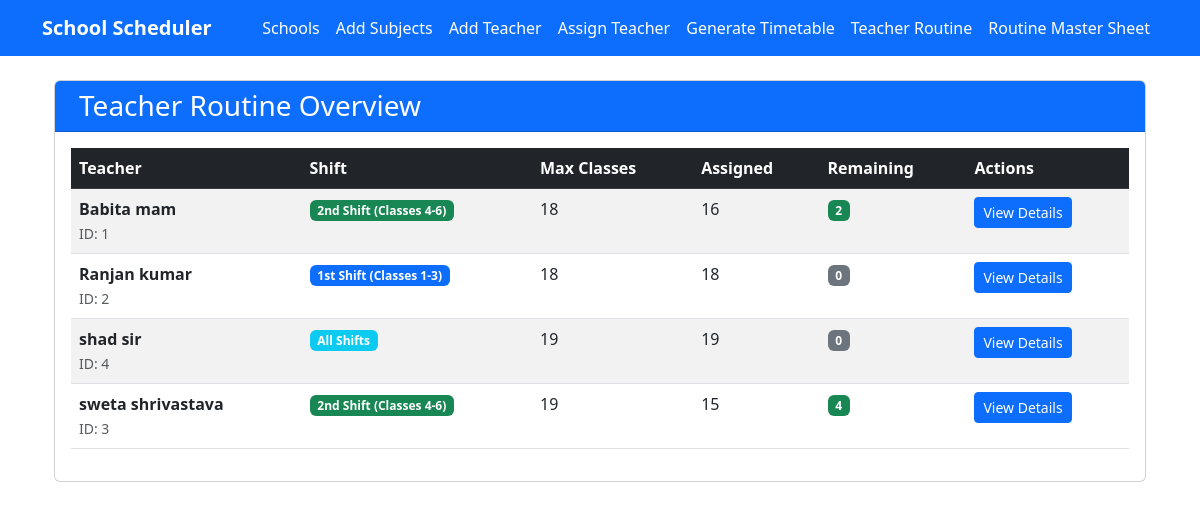
Page /teacher_routine/ on the committed database.
### scheduler/models.py (models this page shows, shortened)
class TeacherMaster(models.Model):
    SHIFT_CHOICES = [
        (1, "1st Shift (Classes 1-3)"),
        (2, "2nd Shift (Classes 4-6)"),
        (3, "All Shifts"),
    ]
    name = models.CharField(max_length=100)
    shift = models.IntegerField(choices=SHIFT_CHOICES)
    no_of_classes = models.IntegerField(default=0)

### scheduler/views.py (the view)
# urls.py: path('teacher_routine/', views.teacher_routine, name='teacher_routine'),
def teacher_routine(request):
    teachers = TeacherMaster.objects.all().order_by('name')
    for teacher in teachers:
        total_periods = Timetable.objects.filter(teacher=teacher).count()
        teacher.total_periods = total_periods
        teacher.remaining_capacity = max(0, teacher.no_of_classes - total_periods)
    over_assigned_count = sum(1 for teacher in teachers if teacher.total_periods > teacher.no_of_classes)
    under_utilized_count = sum(1 for teacher in teachers if teacher.total_periods < teacher.no_of_classes)
    return render(request, 'scheduler/teacher_routine.html', {
        'teachers': teachers,
        'timetable_entries_count': Timetable.objects.count(),
        'over_assigned_teachers': over_assigned_count,
        'under_utilized_teachers': under_utilized_count
    })

### scheduler/templates/scheduler/teacher_routine.html (shortened to what this page needs)
{% extends 'scheduler/base.html' %}
{% block content %}
<div class="container mt-4">
    <div class="card">
        <div class="card-header bg-primary text-white">
            <h3 class="mb-0">Teacher Routine Overview</h3>
        </div>
        <div class="card-body">
            <div class="table-responsive">
                <table class="table table-striped table-hover">
                    <thead class="table-dark">
                        <tr>
                            <th>Teacher</th>
                            <th>Shift</th>
                            <th>Max Classes</th>
                            <th>Assigned</th>
                            <th>Remaining</th>
                            <th>Actions</th>
                        </tr>
                    </thead>
                    <tbody>
                        {% for teacher in teachers %}
                        <tr>
                            <td>
                                <strong>{{ teacher.name }}</strong>
                                <br>
                                <small class="text-muted">ID: {{ teacher.id }}</small>
                            </td>
                            <td>
                                <span class="badge
                                    {% if teacher.shift == 1 %}bg-primary
                                    {% elif teacher.shift == 2 %}bg-success
                                    {% else %}bg-info{% endif %}">
                                    {{ teacher.get_shift_display }}
                                </span>
                            </td>
                            <td>{{ teacher.no_of_classes }}</td>
                            <td>
                                <span class="{% if teacher.total_periods > teacher.no_of_classes %}text-danger{% endif %}">
                                    {{ teacher.total_periods }}
                                </span>
                            </td>
                            <td>
                                <span class="badge {% if teacher.remaining_capacity > 0 %}bg-success{% else %}bg-secondary{% endif %}">
                                    {{ teacher.remaining_capacity }}
                                </span>
                            </td>
                            <td>
                                <a href="{% url 'teacher_detail_routine' teacher.id %}" class="btn btn-sm btn-primary">
                                     View Details
                                </a>
                            </td>
                        </tr>
                        {% endfor %}
                    </tbody>
                </table>
            </div>
        </div>
    </div>
</div>
{% endblock %}

### rows in the picture
TeacherMaster: name "Babita mam", id "1", shift "2nd Shift (Classes 4-6)", no_of_classes "18", total_periods "16", remaining_capacity "2"
TeacherMaster: name "Ranjan kumar", id "2", shift "1st Shift (Classes 1-3)", no_of_classes "18", total_periods "18", remaining_capacity "0"
TeacherMaster: name "shad sir", id "4", shift "All Shifts", no_of_classes "19", total_periods "19", remaining_capacity "0"
TeacherMaster: name "sweta shrivastava", id "3", shift "2nd Shift (Classes 4-6)", no_of_classes "19", total_periods "15", remaining_capacity "4"
